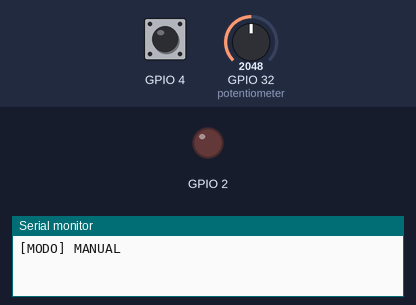
A program run on a simulated ESP32. On the bench: output pins drawn as LEDs (lit = HIGH), the last lines printed to the serial monitor. The test bench sets the inputs (shaded band); at power-on: GPIO 4 HIGH, GPIO 32 (potentiometer) = 2048.

Above: at 1.2 s.
1.3 s: GPIO 4 pulled LOW for 0.15 s
At 1.8 s:
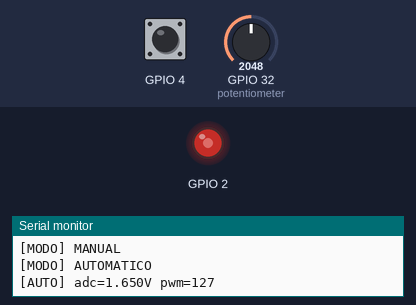
2.9 s: GPIO 32 (potentiometer) set to 2866
At 4.1 s:
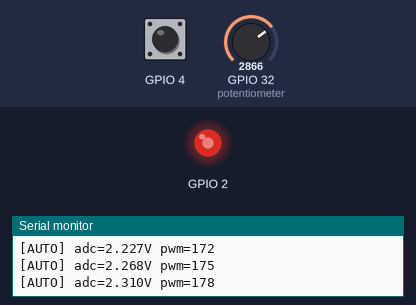
4.4 s: GPIO 32 (potentiometer) set to 3603
At 5.3 s:
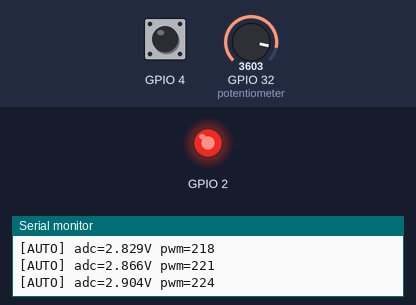
5.9 s: GPIO 32 (potentiometer) set to 491
At 6.4 s:
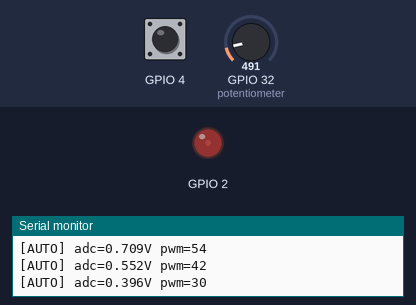
Timing chart, 0 to 8.4 s (numbered marks = the images above; inputs shaded):
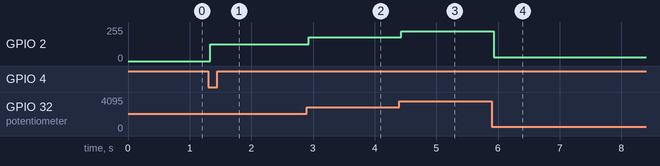

The program:

main.cpp
```cpp
#include <Arduino.h>
#include "Led.h"
#include "Boton.h"
#include "EntradaAnalogica.h"

Led led(2);
Boton boton(4);
EntradaAnalogica entrada(32, 16);
bool automatico = false;
uint8_t dutyPrevio = 0;

void setup() {
    Serial.begin(115200);
    led.begin();
    boton.begin();
    Serial.println("[MODO] MANUAL");
}

void loop() {
    boton.update();
    entrada.update();

    if (boton.fuePulsado()) {
        automatico = !automatico;
        Serial.println(automatico ? "[MODO] AUTOMATICO" : "[MODO] MANUAL");
    }

    if (automatico) {
        float voltios = entrada.leerVoltios();
        uint8_t duty = (uint8_t)((voltios / 3.3f) * 255.0f);
        led.escribirPWM(duty);

        if (duty != dutyPrevio) {
            Serial.print("[AUTO] adc=");
            Serial.print(voltios, 3);
            Serial.print("V pwm=");
            Serial.println(duty);
            dutyPrevio = duty;
        }
    }
}
```

Measured:
- after the input at 1.3 s, GPIO 2: 0/255 → 127/255 at once
- after the input at 2.9 s, GPIO 2: 127/255 → 177/255 at once
- after the input at 4.4 s, GPIO 2: 177/255 → 223/255 at once
- after the input at 5.9 s, GPIO 2: 223/255 → 30/255 at once
